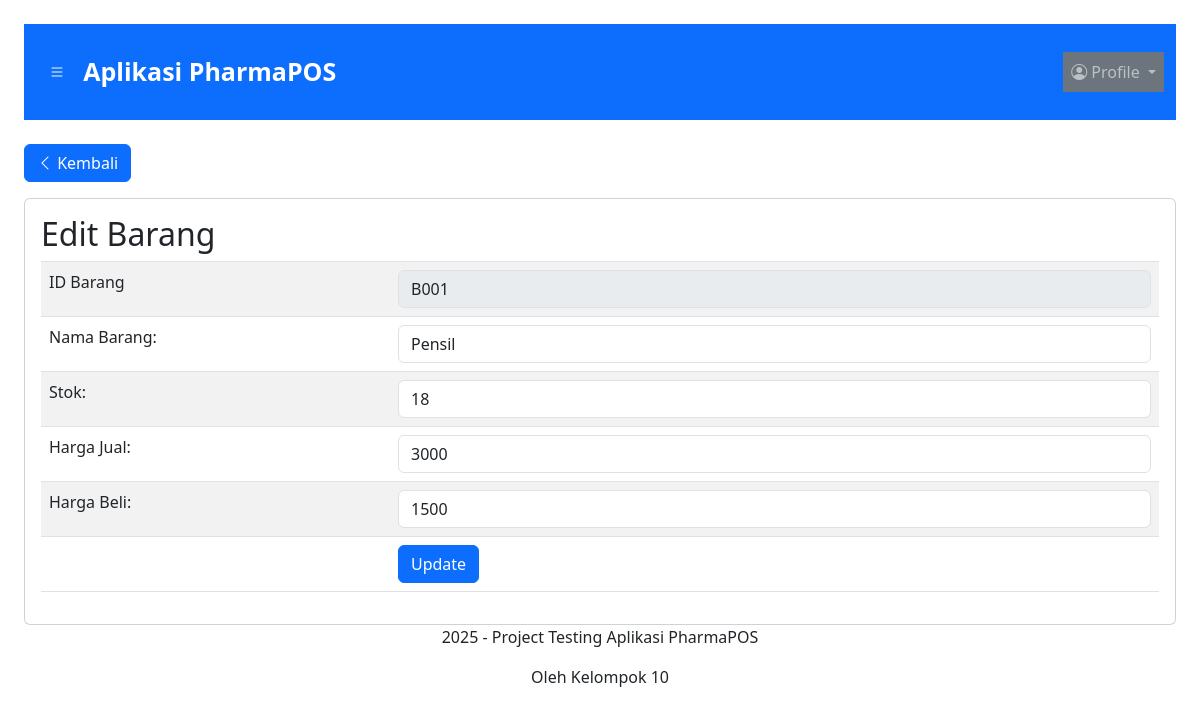
The page /index.php?page=barang/edit&id_barang=B001 (signed in) on the database its author committed.
### tables this page shows
CREATE TABLE `produk` (
  `id_barang` char(4) NOT NULL,
  `id_kategori` char(4) NOT NULL,
  `nama_barang` varchar(20) NOT NULL,
  `stok` int(4) NOT NULL,
  `harga_jual` varchar(9) NOT NULL,
  `harga_beli` varchar(9) NOT NULL
);

### function.php (called while the page is built, shortened)
<?php
$conn = mysqli_connect("localhost", "root", "", "kantin_im");
function query($query)
{
    global $conn;
    $result = mysqli_query($conn, $query);
    $rows = [];
    while ($row = mysqli_fetch_assoc($result)) {
        $rows[] = $row;
    }
    return $rows;
}
?>

### module/barang/edit/index.php (the view, shortened to what this page needs)
<?php
$id_barang = $_GET["id_barang"];
$br = query("SELECT * FROM produk WHERE id_barang = '$id_barang'")[0];
?>
<a href="index.php?page=barang" class="btn btn-primary mb-3"><i class="bi bi-chevron-left"></i> Kembali</a>
<div class="card card-body">
    <div class="table-responsive">
        <table class="table table-striped">
            <h2>Edit Barang</h2>
            <form action="" method="POST">
                <tr>
                    <td><label for="id_barang">ID Barang</label></td>
                    <td><input type="text" name="id_barang" value="<?php echo $br['id_barang']; ?>" readonly
                            class="form-control"></td>
                </tr>
                <tr>
                    <td><label for="nama_barang">Nama Barang:</label></td>
                    <td><input type="text" name="nama_barang" value="<?php echo $br['nama_barang']; ?>"
                            class="form-control"></td>
                </tr>
                <tr>
                    <td><label for="stok">Stok:</label></td>
                    <td><input type="text" name="stok" value="<?php echo $br['stok']; ?>" class="form-control"></td>
                </tr>
                <tr>
                    <td> <label for="harga_jual">Harga Jual:</label></td>
                    <td><input type="text" name="harga_jual" value="<?php echo $br['harga_jual']; ?>"
                            class="form-control"></td>
                </tr>
                <tr>
                    <td><label for="harga_beli">Harga Beli:</label></td>
                    <td><input type="text" name="harga_beli" value="<?php echo $br['harga_beli']; ?>"
                            class="form-control"></td>
                </tr>
                <tr>
                    <td></td>
                    <td><input type="submit" name='submit' value="Update" class="btn btn-primary"></td>
                </tr>
            </form>
        </table>
    </div>
</div>

### css/sidebar.css (style rules this page uses)
a { text-decoration: none; }

### css/content.css (style rules this page uses)
body { background-color: blue; }
table { min-width: 90px; padding: 20px; }

### rows shown on the page
produk: id_barang "B001", nama_barang "Pensil", stok "18", harga_jual "3000", harga_beli "1500"
